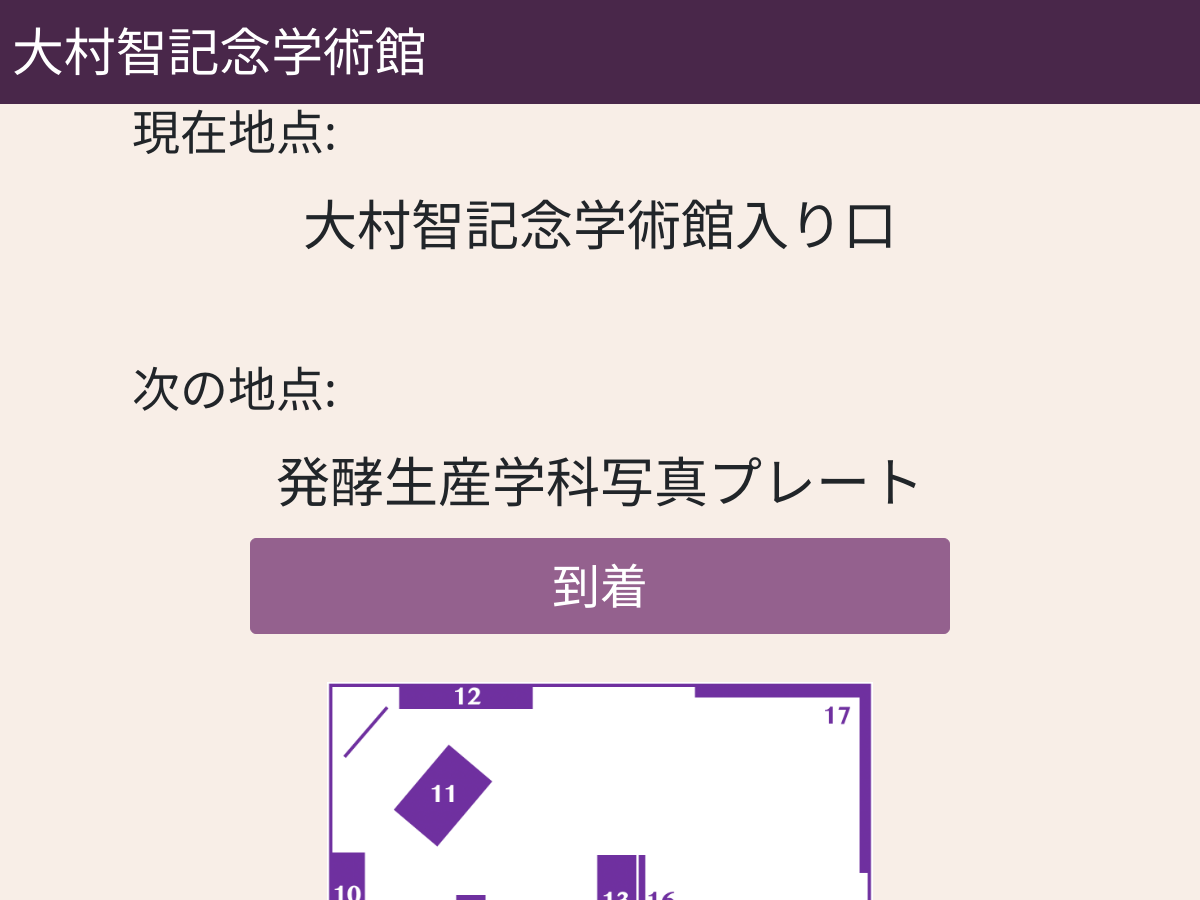
Page /QAmuseum/MuseumPath/4 (upper part) on the earlier database version.
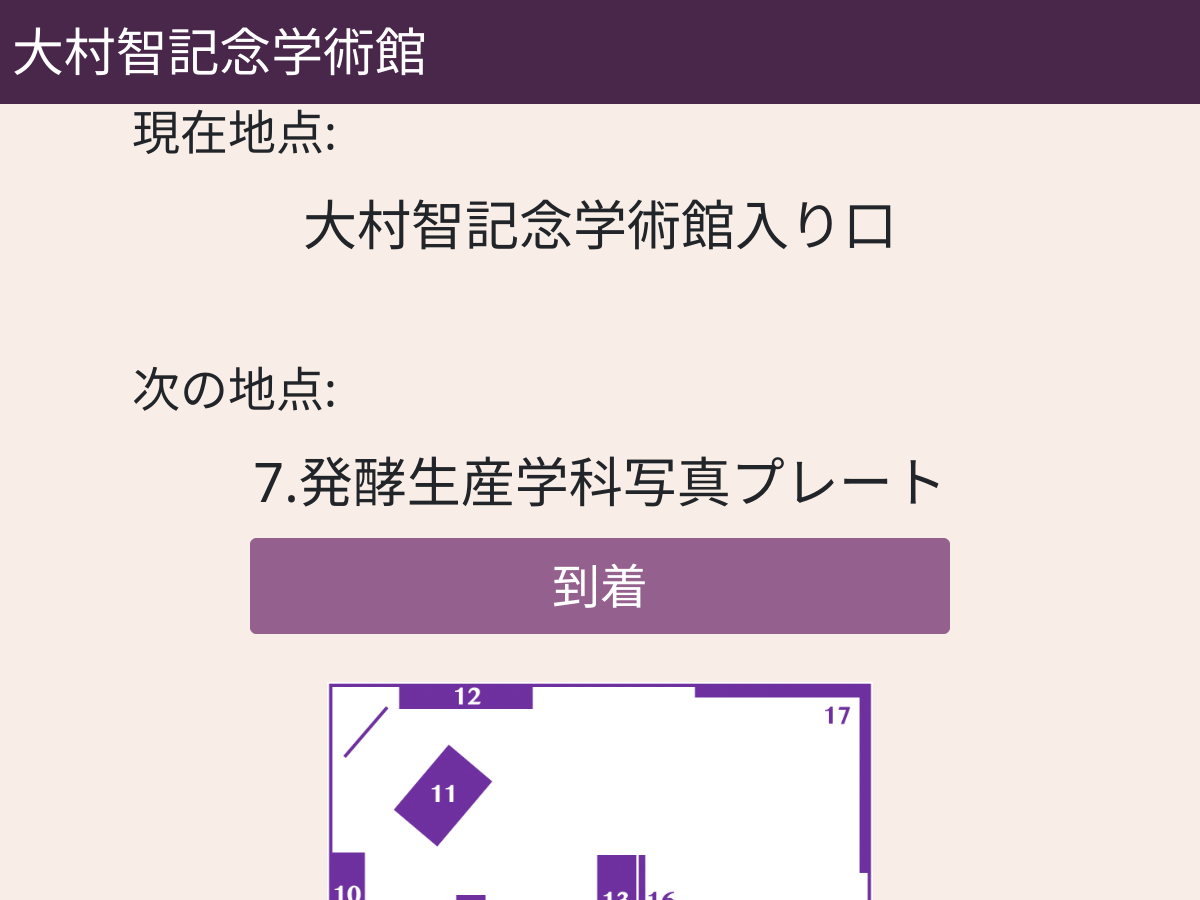
Same page on the later database version.
### QAmuseum/models.py (models this page shows, shortened)
class OmuraMuseum(models.Model):
    id=models.IntegerField(primary_key=True)
    name=models.CharField(max_length=100)
    satisfaction=models.FloatField()
    x=models.IntegerField()
    y=models.IntegerField()
    stay_time = models.FloatField()
    wait_time = models.IntegerField(default=0)
    exp = models.TextField()
    image=models.ImageField(upload_to='media/',blank=True)
    en_name=models.CharField(max_length=100,default="title")
    en_exp = models.TextField(default="text")
    map_image=models.ImageField(upload_to='media/',blank=True)

### QAmuseum/views.py (the view, shortened to what this page needs)
# urls.py: path("MuseumPath/<int:pk>",views.MuseumPath,name="MuseumPath"),
def MuseumPath(request,pk):
    obj=UserPath.objects.get(pk=pk)
    obj.last_page=request.build_absolute_uri()
    obj.save()
    userpath = UserPath.objects.filter(pk=pk)
    for userpath in userpath:
        if userpath.now_spot==0:
            start_time=time.time()
            userpath.start_time=start_time
            userpath.save()
        nex = OmuraMuseum.objects.get(pk=userpath.next_spot+1)
        object = {
            "path":userpath.path,
            "nowspot":userpath.now_spot+1,
            "nextspot":userpath.next_spot+1,
            "pk":userpath.pk,
            "map_img":nex.map_image,
            "img":nex.image,
            }
    nowsp=userpath.now_spot+1
    nextsp=userpath.next_spot+1
    now_spot=OmuraMuseum.objects.get(id=nowsp)
    next_spot=OmuraMuseum.objects.get(id=nextsp)
    spot={"nowspot_name":now_spot.name,
          "nextspot_name":next_spot.name}
    object.update(spot)
    pt=userpath.path.split(',')
    graph = Plot_graph(userpath.now_spot,userpath.next_spot,pt)
    object['graph']=graph
    return render(request, "QAmuseum/MuseumPath.html",object)

### QAmuseum/views.py (called while the page is built, shortened)
def Output_graph():
    buffer = BytesIO()
    plt.savefig(buffer,format="png",transparent=True)
    buffer.seek(0)
    img = buffer.getvalue()
    graph = base64.b64encode(img)
    graph = graph.decode("utf-8")
    buffer.close()
    return graph

def Waypoint(now_spot,next_spot):
    waypoint =[]
    waypoint.append(now_spot)
    if now_spot <=4:
        if next_spot==6:
            waypoint.append(20)
        if next_spot==16 or next_spot==17:
            waypoint.append(27)
    waypoint.append(next_spot)
    return waypoint

### QAmuseum/templates/QAmuseum/MuseumPath.html (shortened to what this page needs)
{% load static %}
{% load django_bootstrap5 %}
{% load widget_tweaks %}
<!DOCTYPE html>
<html>
    <head>
        {% bootstrap_css %}
        <link rel="stylesheet" type="text/css" href="{% static 'css/bootstrap.min.css' %}">
        <link rel="stylesheet"  href="{% static 'QAmuseum/style.css' %}">
        <link rel="stylesheet" href="{% static 'path/to/lightbox2/css/lightbox.min.css' %}">
    </head>
    <body>
        <header>
            <nav class="navbar navbar-expand-md navbar-dark fixed-top bg-indigo">
                <div class="container-fluid">
                    <a class="navbar-brand" href="#">大村智記念学術館</a>
                </div>
            </nav>
        </header>
        <div class="container-fluid" style="margin-top:2em;">
        <p class="spot">現在地点:  <br></p>
        <p class="text-center name-explain">{{nowspot_name}}</p><br>
        <p class="spot">次の地点: <br></p>
        <p class="text-center name-explain">{{nextspot_name}}</p>
        <div class="text-center">
            <form action="{% url 'Arrive' pk%}",method='GET'>
            <button type="submit" name="arrive" class="btn btn-success btn-block">到着</button>
        </form>
        </div>
        <div class="image-container">
            <img src="/media/{{map_img}}">
            <img>
        </div>
        </div>
    </body>
</html>

Differences in the rows shown:
changed OmuraMuseum: name "発酵生産学科写真プレート" → "7.発酵生産学科写真プレート"
